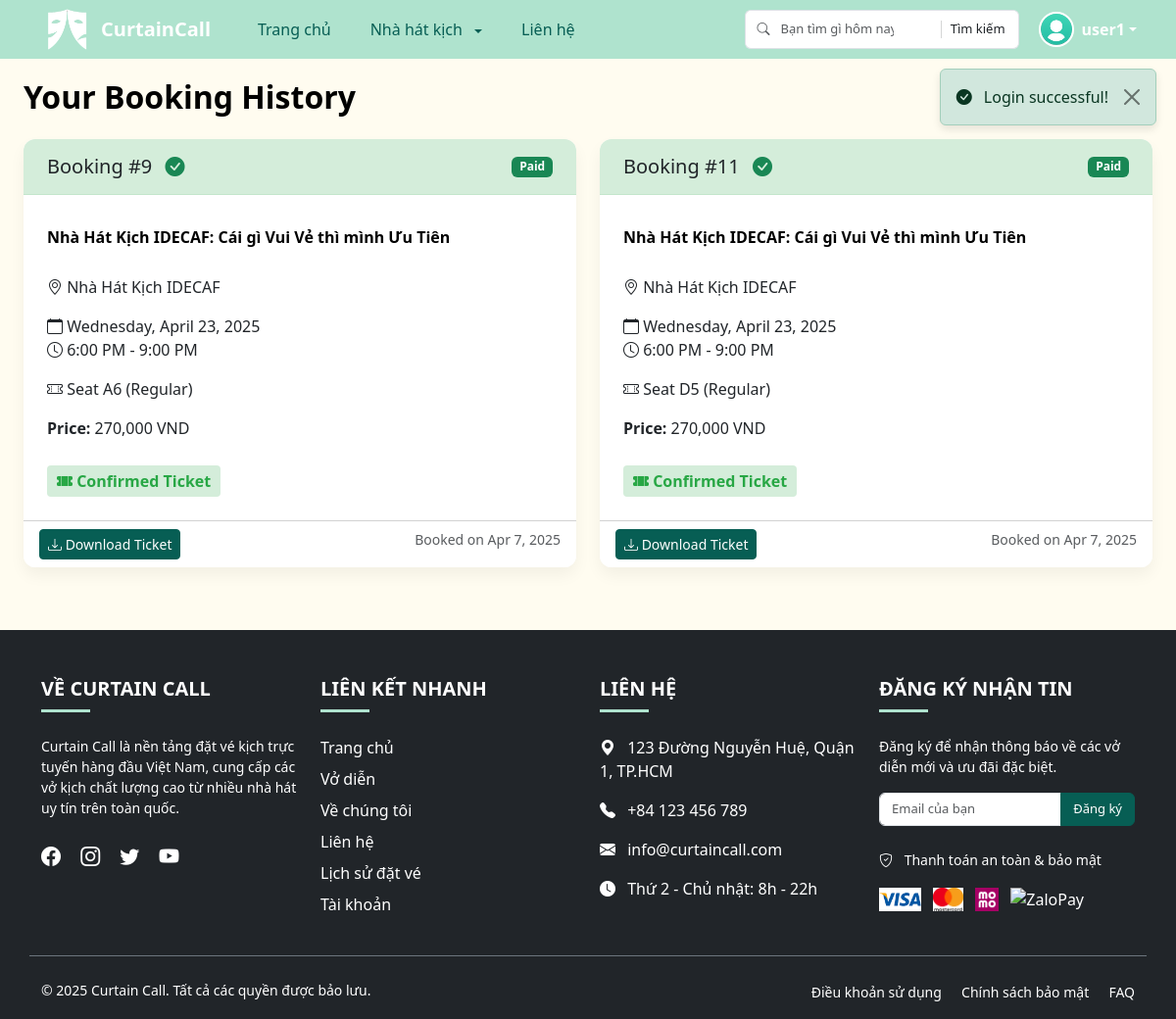
/index.php?route=booking/history (signed in), run on an earlier commit of the app's database.
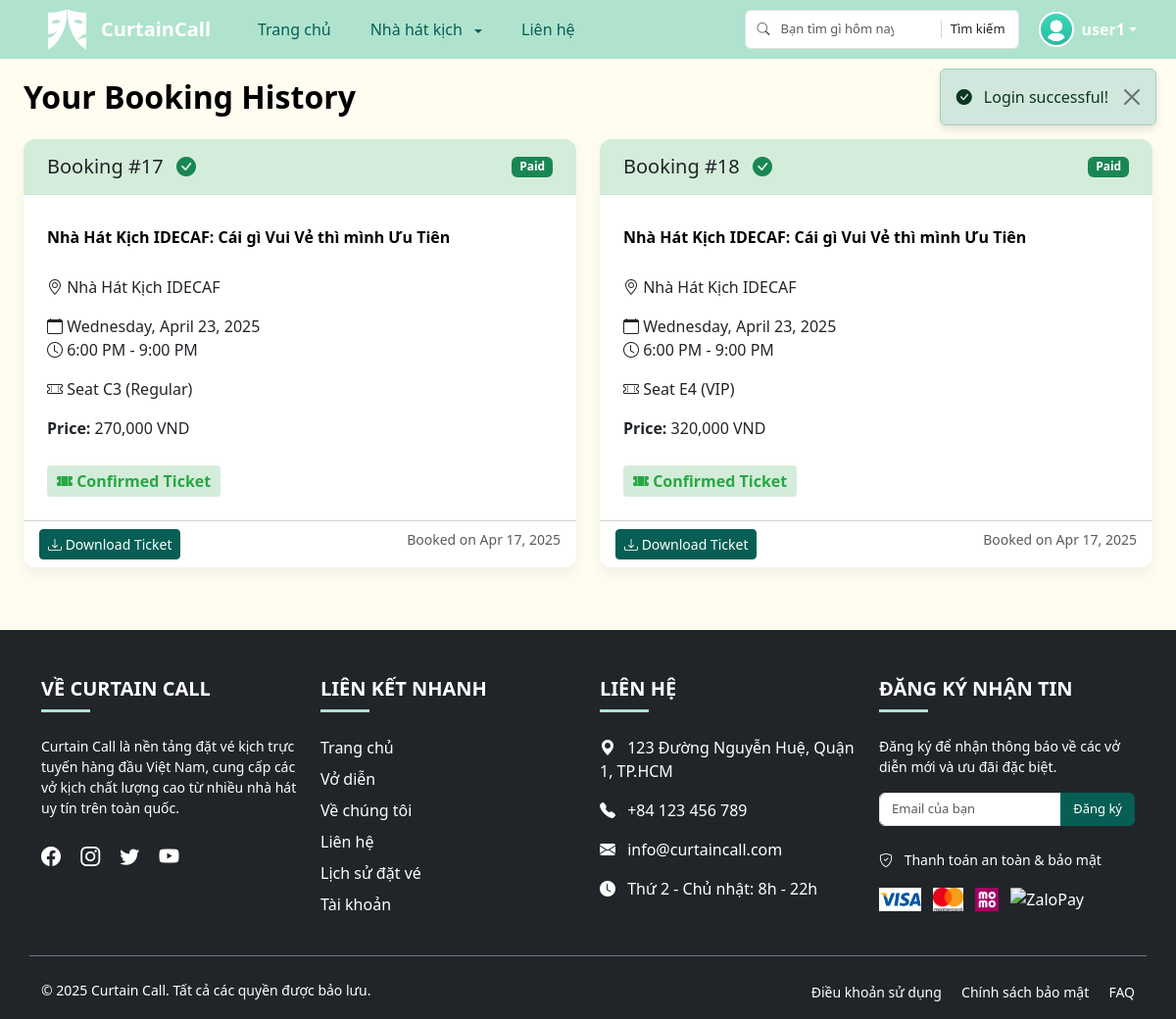
And on a later commit of the database.
### tables this page shows
CREATE TABLE `bookings` (
  `booking_id` int(11) NOT NULL,
  `user_id` int(11) NOT NULL,
  `play_id` varchar(5) NOT NULL,
  `theater_id` varchar(3) NOT NULL,
  `seat_id` varchar(3) NOT NULL,
  `status` enum('Pending','Paid','Expired','Cancelled') DEFAULT 'Pending',
  `expires_at` datetime NOT NULL,
  `created_at` timestamp NOT NULL DEFAULT current_timestamp(),
  `updated_at` timestamp NOT NULL DEFAULT current_timestamp() ON UPDATE current_timestamp(),
  `amount` decimal(10,2) NOT NULL DEFAULT 0.00
);

CREATE TABLE `plays` (
  `play_id` varchar(5) NOT NULL,
  `title` varchar(255) NOT NULL,
  `description` text NOT NULL,
  `image` varchar(255) NOT NULL,
  `theater_id` varchar(3) NOT NULL,
  `views` int(11) DEFAULT 0
);

CREATE TABLE `theaters` (
  `theater_id` varchar(3) NOT NULL,
  `name` varchar(255) NOT NULL,
  `location` varchar(255) NOT NULL
);

CREATE TABLE `schedules` (
  `play_id` varchar(5) NOT NULL,
  `date` date NOT NULL,
  `start_time` time NOT NULL,
  `end_time` time NOT NULL
);

CREATE TABLE `seat_maps` (
  `theater_id` varchar(3) NOT NULL,
  `seat_id` varchar(3) NOT NULL,
  `seat_type` enum('VIP','Regular') NOT NULL
);

CREATE TABLE `seat_prices` (
  `theater_id` varchar(3) NOT NULL,
  `seat_type` enum('VIP','Regular') NOT NULL,
  `price` decimal(10,2) NOT NULL
);

### controllers/BookingController.php (called while the page is built, shortened)
<?php
require_once 'models/Booking.php';
class BookingController {
    private $bookingModel;
    public function __construct($conn) {
        $this->bookingModel = new Booking($conn);
    }
    public function history() {
        $user_id = $_SESSION['user']['user_id'];
        $bookings = $this->bookingModel->getBookingsByUserId($user_id);
        include 'views/layouts/header.php';
        include 'views/booking/history.php';
        include 'views/layouts/footer.php';
    }
}

### models/Booking.php (called while the page is built, shortened)
<?php
class Booking {
    private $conn;
    public function __construct($conn) {
        $this->conn = $conn;
    }
    public function getBookingsByUserId($user_id) {
        $sql = "SELECT b.*, p.title as play_title, t.name as theater_name,
                s.date as schedule_date, s.start_time, s.end_time,
                sm.seat_type, sp.price
                FROM bookings b
                JOIN plays p ON b.play_id = p.play_id
                JOIN theaters t ON b.theater_id = t.theater_id
                JOIN schedules s ON b.play_id = s.play_id
                JOIN seat_maps sm ON b.theater_id = sm.theater_id AND b.seat_id = sm.seat_id
                JOIN seat_prices sp ON b.theater_id = sp.theater_id AND sm.seat_type = sp.seat_type
                WHERE b.user_id = ?
                ORDER BY b.created_at DESC";
        $stmt = $this->conn->prepare($sql);
        $stmt->bind_param("i", $user_id);
        $stmt->execute();
        $result = $stmt->get_result();
        $bookings = [];
        while ($row = $result->fetch_assoc()) {
            $bookings[] = $row;
        }
        return $bookings;
    }
}

### views/booking/history.php (the view, shortened to what the rows shown need)
<main class="container-fluid px-4">
    <div class="row">
        <div class="col-12 mb-4">
            <h2 class="section-title text-center">Your Booking History</h2>
        </div>
    </div>
    <?php if (empty($bookings)): ?>
        <div class="alert alert-info">
            <i class="bi bi-info-circle"></i> You don't have any bookings yet.
        </div>
        <div class="text-center mt-4">
            <a href="index.php" class="btn btn-primary">Browse Plays</a>
        </div>
    <?php else: ?>
        <div class="row">
            <?php foreach ($bookings as $booking): ?>
                <div class="col-md-6 mb-4">
                    <div class="card h-100 <?= (isset($_GET['payment_success']) && $_GET['payment_success'] == 1 && $booking['status'] == 'Paid') ? 'paid-highlight' : '' ?>">
                        <div class="card-header d-flex justify-content-between align-items-center <?= $booking['status'] == 'Paid' ? 'paid-header' : '' ?>">
                            <h5 class="mb-0">
                                Booking #<?= $booking['booking_id'] ?>
                                <?php if($booking['status'] == 'Paid'): ?>
                                    <i class="bi bi-check-circle-fill text-success ms-2"></i>
                                <?php endif; ?>
                            </h5>
                            <span class="badge bg-<?= $booking['status'] == 'Paid' ? 'success' : ($booking['status'] == 'Pending' ? 'warning' : 'danger') ?>">
                                <?= $booking['status'] ?>
                            </span>
                        </div>
                        <div class="card-body">
                            <h5 class="card-title"><?= htmlspecialchars($booking['play_title']) ?></h5>
                            <p class="card-text"><i class="bi bi-geo-alt"></i> <?= htmlspecialchars($booking['theater_name']) ?></p>
                            <p class="card-text">
                                <i class="bi bi-calendar"></i> <?= date('l, F j, Y', strtotime($booking['schedule_date'])) ?><br>
                                <i class="bi bi-clock"></i> <?= date('g:i A', strtotime($booking['start_time'])) ?> - <?= date('g:i A', strtotime($booking['end_time'])) ?>
                            </p>
                            <p class="card-text">
                                <i class="bi bi-ticket-perforated"></i> Seat <?= $booking['seat_id'] ?> (<?= $booking['seat_type'] ?>)
                            </p>
                            <p class="card-text">
                                <strong>Price:</strong> <?= number_format($booking['price']) ?> VND
                            </p>
                            <?php if($booking['status'] == 'Paid'): ?>
                                <div class="paid-ticket-label">
                                    <i class="bi bi-ticket-perforated-fill"></i> Confirmed Ticket
                                </div>
                            <?php endif; ?>
                        </div>
                        <div class="card-footer bg-white">
                            <?php if ($booking['status'] === 'Pending'): ?>
                                <a href="index.php?route=payment/process&booking_id=<?= $booking['booking_id'] ?>" class="btn btn-success btn-sm">
                                    <i class="bi bi-credit-card"></i> Complete Payment
                                </a>
                                <a href="index.php?route=booking/cancel&id=<?= $booking['booking_id'] ?>"
                                class="btn btn-outline-danger btn-sm ms-2"
                                onclick="return confirm('Are you sure you want to cancel this booking?');">
                                    <i class="bi bi-x-circle"></i> Cancel
                                </a>
                            <?php elseif ($booking['status'] === 'Paid'): ?>
                                <a href="index.php?route=booking/download-ticket&id=<?= $booking['booking_id'] ?>" class="btn btn-primary btn-sm">
                                    <i class="bi bi-download"></i> Download Ticket
                                </a>
                            <?php endif; ?>
                            <span class="float-end text-muted small">
                                Booked on <?= date('M j, Y', strtotime($booking['created_at'])) ?>
                            </span>
                        </div>
                    </div>
                </div>
            <?php endforeach; ?>
        </div>
    <?php endif; ?>
</main>

What changed in the data, as far as the page shows it:
removed bookings: booking_id "9", status "Paid", plays.title "Nhà Hát Kịch IDECAF: Cái gì Vui Vẻ thì mình Ưu Tiên", theaters.name "Nhà Hát Kịch IDECAF", schedules.date "Wednesday, April 23, 2025", schedules.start_time "6:00 PM", schedules.end_time "9:00 PM", seat "A6", seat_maps.seat_type "Regular", seat_prices.price "270,000", shows "Confirmed Ticket", created_at "Apr 7, 2025"
removed bookings: booking_id "11", status "Paid", plays.title "Nhà Hát Kịch IDECAF: Cái gì Vui Vẻ thì mình Ưu Tiên", theaters.name "Nhà Hát Kịch IDECAF", schedules.date "Wednesday, April 23, 2025", schedules.start_time "6:00 PM", schedules.end_time "9:00 PM", seat "D5", seat_maps.seat_type "Regular", seat_prices.price "270,000", shows "Confirmed Ticket", created_at "Apr 7, 2025"
added bookings: booking_id "17", status "Paid", plays.title "Nhà Hát Kịch IDECAF: Cái gì Vui Vẻ thì mình Ưu Tiên", theaters.name "Nhà Hát Kịch IDECAF", schedules.date "Wednesday, April 23, 2025", schedules.start_time "6:00 PM", schedules.end_time "9:00 PM", seat "C3", seat_maps.seat_type "Regular", seat_prices.price "270,000", shows "Confirmed Ticket", created_at "Apr 17, 2025"
added bookings: booking_id "18", status "Paid", plays.title "Nhà Hát Kịch IDECAF: Cái gì Vui Vẻ thì mình Ưu Tiên", theaters.name "Nhà Hát Kịch IDECAF", schedules.date "Wednesday, April 23, 2025", schedules.start_time "6:00 PM", schedules.end_time "9:00 PM", seat "E4", seat_maps.seat_type "VIP", seat_prices.price "320,000", shows "Confirmed Ticket", created_at "Apr 17, 2025"
